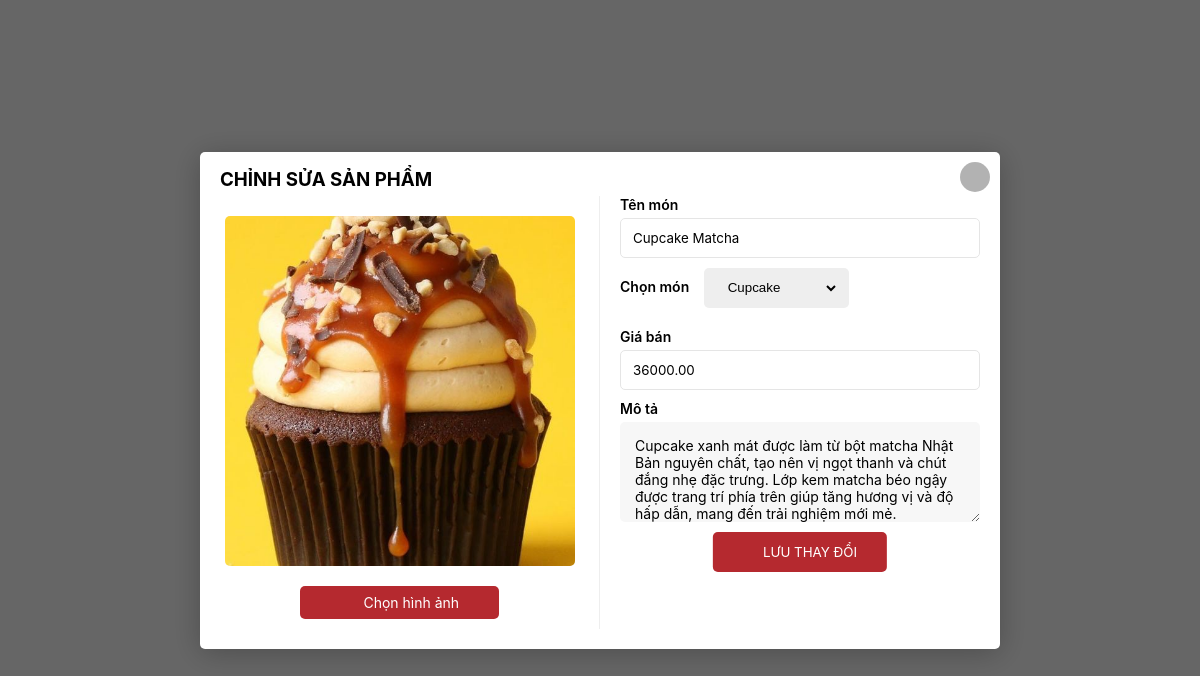
Before: /suasp.php?id=40 with the older database file.
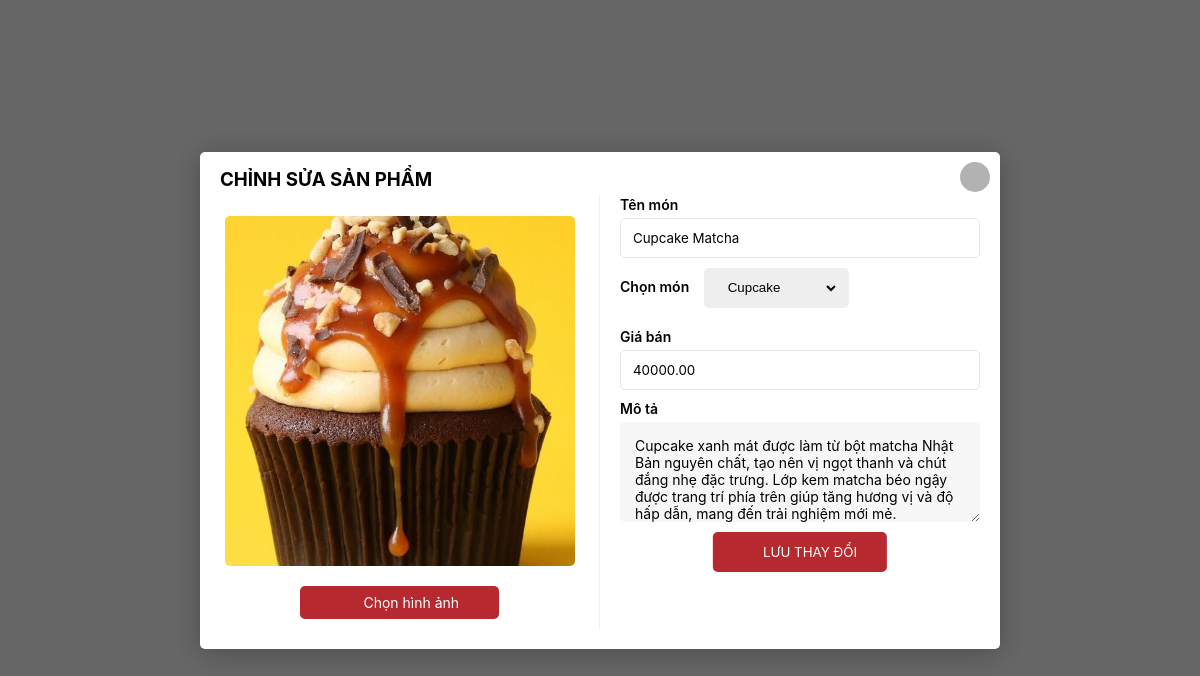
After: the same page with the newer database file.
### tables this page shows
CREATE TABLE `product` (
  `ProductID` int(11) NOT NULL,
  `ProductName` varchar(50) NOT NULL,
  `Description` varchar(1000) NOT NULL,
  `CateID` int(11) NOT NULL,
  `ProductImage` varchar(255) NOT NULL,
  `Price` decimal(10,2) NOT NULL
);

CREATE TABLE `category` (
  `CateID` int(11) NOT NULL,
  `CateName` varchar(50) NOT NULL
);

### suasp.php (the view, shortened to what this page needs)
<?php
$conn = new mysqli("localhost", "root", "", "shopbanh");
$conn->set_charset("utf8");
$categories = mysqli_query($conn, "SELECT * FROM category");
$product = [];
if (isset($_GET['id']) && is_numeric($_GET['id'])) {
    $id = (int)$_GET['id'];
    $query = "SELECT * FROM product WHERE ProductId = ?";
    if ($stmt = $conn->prepare($query)) {
        $stmt->bind_param("i", $id);
        $stmt->execute();
        $result = $stmt->get_result();
        $product = $result->fetch_assoc();
    }
}
?>
<!DOCTYPE html>
<html lang="en">
<head>
    <link rel="stylesheet" href="assets/css/admin.css">
    <link rel="stylesheet" href="./assets/css/toast-message.css">
    <link href="./assets/font/font-awesome-pro-v6-6.2.0/css/all.min.css" rel="stylesheet" type="text/css" />
    <link rel="stylesheet" href="./assets/css/admin-responsive.css">
</head>
<body>
<div class="modal add-product open" >
    <div class="modal-container">
        <h3 class="modal-container-title edit-product-e">CHỈNH SỬA SẢN PHẨM</h3>
        <button class="modal-close product-form" onclick="history.back()"><i class="fa-regular fa-xmark"></i></button>
        <div class="modal-content">
            <form action="" method="POST" enctype="multipart/form-data" class="add-product-form">
                <div class="modal-content-left">
                    <img src="<?php echo htmlspecialchars($product['ProductImage']); ?>" alt="" class="upload-image-preview" id="image-preview">
                    <div class="form-group file">
                        <label for="up-hinh-anh" class="form-label-file"><i class="fa-regular fa-cloud-arrow-up"></i> Chọn hình ảnh</label>
                    </div>
                </div>
                <div class="modal-content-right">
                    <div class="form-group">
                        <label for="ten-mon" class="form-label">Tên món</label>
                        <input id="ten-mon" name="ten-mon" type="text" value="<?php echo htmlspecialchars($product['ProductName']); ?>" placeholder="Nhập tên món" class="form-control">
                    </div>
                    <div class="form-group">
                        <label for="category" class="form-label">Chọn món</label>
                        <select name="category" id="chon-mon">
                            <?php while ($category = mysqli_fetch_assoc($categories)): ?>
                                <option value="<?php echo $category['CateID']; ?>"
                                    <?php echo $product['CateID'] == $category['CateID'] ? 'selected' : ''; ?>>
                                    <?php echo htmlspecialchars($category['CateName']); ?>
                                </option>
                            <?php endwhile; ?>
                        </select>
                    </div>
                    <div class="form-group">
                        <label for="gia-moi" class="form-label">Giá bán</label>
                        <input id="gia-moi" name="gia-moi" type="text" value="<?php echo htmlspecialchars($product['Price']); ?>" placeholder="Nhập giá bán" class="form-control">
                    </div>
                    <div class="form-group">
                        <label for="mo-ta" class="form-label">Mô tả</label>
                        <textarea class="product-desc" id="mo-ta" name="mo-ta" placeholder="Nhập mô tả món ăn..."><?php echo htmlspecialchars($product['Description']); ?></textarea>
                    </div>
                    <button class="form-submit btn-update-product-form edit-product-e" id="update-product-button" style="display: block;">
                        <i class="fa-light fa-pencil"></i>
                        <span>LƯU THAY ĐỔI</span>
                    </button>
                </div>
            </form>
        </div>
    </div>
</div>
</body>
</html>

Changed rows visible on the page:
changed product "Cupcake Matcha": gia-moi "36000.00" → "40000.00"
